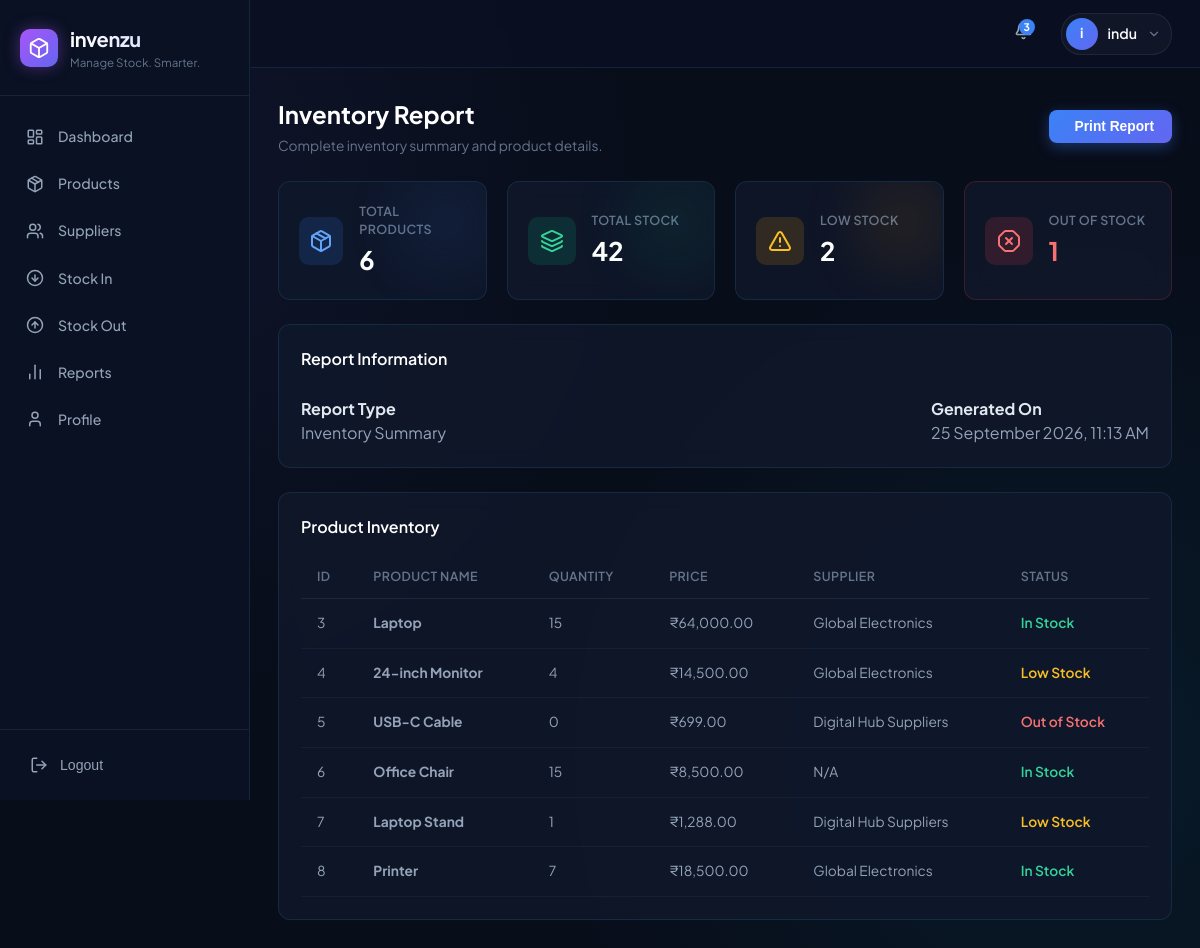
The page /generate_report (signed in) on the database its author committed.
### tables this page shows
CREATE TABLE products (
            id INTEGER PRIMARY KEY AUTOINCREMENT,
            name TEXT NOT NULL,
            category TEXT NOT NULL,
            brand TEXT NOT NULL,
            quantity INTEGER NOT NULL DEFAULT 0,
            price REAL NOT NULL DEFAULT 0.0,
            supplier_id INTEGER,
            status TEXT NOT NULL DEFAULT 'In Stock',
            created_at TIMESTAMP DEFAULT CURRENT_TIMESTAMP, user_id INTEGER,
            FOREIGN KEY (supplier_id)
                REFERENCES suppliers(id)
                ON DELETE SET NULL
        );

CREATE TABLE suppliers (
            id INTEGER PRIMARY KEY AUTOINCREMENT,
            name TEXT NOT NULL,
            phone TEXT NOT NULL,
            email TEXT NOT NULL,
            address TEXT NOT NULL,
            created_at TIMESTAMP DEFAULT CURRENT_TIMESTAMP
        , user_id INTEGER);

### app.py (the view)
@app.route('/generate_report')
@login_required
def generate_report():
    db = get_db()
    products = db.execute(
        """
        SELECT
            products.id,
            products.name,
            products.quantity,
            products.price,
            suppliers.name AS supplier_name
        FROM products
        LEFT JOIN suppliers
        ON products.supplier_id = suppliers.id
        AND suppliers.user_id = products.user_id
        WHERE products.user_id = ?
        ORDER BY products.id
        """, (session['user_id'],)
    ).fetchall()
    total_products = db.execute(
        "SELECT COUNT(*) AS count FROM products WHERE user_id = ?",
        (session['user_id'],)
    ).fetchone()['count']
    total_stock = db.execute(
        "SELECT COALESCE(SUM(quantity), 0) AS total FROM products WHERE user_id = ?",
        (session['user_id'],)
    ).fetchone()['total']
    low_stock = db.execute(
        """
        SELECT COUNT(*) AS count
        FROM products
        WHERE user_id = ?
        AND quantity > 0 AND quantity <= 5
        """,
        (session['user_id'],)
    ).fetchone()['count']
    out_of_stock = db.execute(
        """
        SELECT COUNT(*) AS count
        FROM products
        WHERE user_id = ?
        AND quantity = 0
        """,
        (session['user_id'],)
    ).fetchone()['count']
    generated_date = datetime.now().strftime('%d %B %Y, %I:%M %p')
    db.close()
    return render_template(
        'inventory_report.html',
        products=products,
        total_products=total_products,
        total_stock=total_stock,
        low_stock=low_stock,
        out_of_stock=out_of_stock,
        generated_date=generated_date
    )

### app.py (called while the page is built)
def get_db():
    conn = sqlite3.connect(DB_PATH)
    conn.row_factory = sqlite3.Row
    return conn

def login_required(f):
    @wraps(f)
    def decorated_function(*args, **kwargs):
        if 'user_id' not in session:
            return redirect(url_for('login'))
        return f(*args, **kwargs)
    return decorated_function

@app.context_processor
def inject_user():
    db = get_db()
    low_stock_notifications = db.execute("""
        SELECT id, name, quantity
        FROM products
        WHERE user_id = ?
        AND quantity <= 5
        ORDER BY quantity ASC, name ASC
    """, (session.get('user_id', 0),)).fetchall()
    db.close()
    return {
         'current_user': session.get('username'),
         'current_user_name': session.get('username'),
         'current_user_email': session.get('email'),
         'unread_notifications': len(low_stock_notifications),
         'low_stock_notifications': low_stock_notifications
        }

### templates/inventory_report.html (shortened to what this page needs)
{% extends "base.html" %}
{% block content %}
<div class="page-header">
    <div>
        <h1>Inventory Report</h1>
        <p>Complete inventory summary and product details.</p>
    </div>
    <button class="btn btn-primary" onclick="window.print()">
         Print Report
    </button>
</div>
<div class="stats-grid" style="grid-template-columns: repeat(4, 1fr); margin-bottom: 24px;">
    <div class="stat-card stat-blue">
        <div class="stat-icon">
            <i data-lucide="package"></i>
        </div>
        <div class="stat-info">
            <p>Total Products</p>
            <h3>{{ total_products }}</h3>
        </div>
    </div>
    <div class="stat-card stat-green">
        <div class="stat-icon">
            <i data-lucide="layers"></i>
        </div>
        <div class="stat-info">
            <p>Total Stock</p>
            <h3>{{ "{:,}".format(total_stock) }}</h3>
        </div>
    </div>
    <div class="stat-card stat-orange">
        <div class="stat-icon">
            <i data-lucide="alert-triangle"></i>
        </div>
        <div class="stat-info">
            <p>Low Stock</p>
            <h3>{{ low_stock }}</h3>
        </div>
    </div>
    <div class="stat-card"
         style="border-color: rgba(239, 68, 68, 0.2);">
        <div class="stat-icon"
             style="background: rgba(239, 68, 68, 0.15); color: #f87171;">
            <i data-lucide="x-octagon"></i>
        </div>
        <div class="stat-info">
            <p>Out of Stock</p>
            <h3 style="color: #f87171;">
                {{ out_of_stock }}
            </h3>
        </div>
    </div>
</div>
<div class="card" style="margin-bottom: 24px;">
    <div class="card-title">
        <span>Report Information</span>
    </div>
    <div style="
        display: flex;
        justify-content: space-between;
        gap: 20px;
        padding-top: 10px;
        color: #94a3b8;
    ">
        <div>
            <strong style="color: #e2e8f0;">
                Report Type
            </strong>
            <br>
            Inventory Summary
        </div>
        <div>
            <strong style="color: #e2e8f0;">
                Generated On
            </strong>
            <br>
            {{ generated_date }}
        </div>
    </div>
</div>
<div class="card">
    <div class="card-title">
        <span>Product Inventory</span>
    </div>
    <div style="overflow-x: auto;">
        <table class="data-table">
            <thead>
                <tr>
                    <th>ID</th>
                    <th>Product Name</th>
                    <th>Quantity</th>
                    <th>Price</th>
                    <th>Supplier</th>
                    <th>Status</th>
                </tr>
            </thead>
            <tbody>
                {% for product in products %}
                <tr>
                    <td>
                        {{ product['id'] }}
                    </td>
                    <td>
                        <strong>
                            {{ product['name'] }}
                        </strong>
                    </td>
                    <td>
                        {{ product['quantity'] }}
                    </td>
                    <td>
                        ₹{{ "{:,.2f}".format(product['price']) }}
                    </td>
                    <td>
                        {{ product['supplier_name'] or 'N/A' }}
                    </td>
                    <td>
                        {% if product['quantity'] == 0 %}
                            <span style="
                                color: #f87171;
                                font-weight: 600;
                            ">
                                Out of Stock
                            </span>
                        {% elif product['quantity'] <= 5 %}
                            <span style="
                                color: #fbbf24;
                                font-weight: 600;
                            ">
                                Low Stock
                            </span>
                        {% else %}
                            <span style="
                                color: #34d399;
                                font-weight: 600;
                            ">
                                In Stock
                            </span>
                        {% endif %}
                    </td>
                </tr>
                {% endfor %}
            </tbody>
        </table>
    </div>
</div>
{% endblock %}

### static/css/style.css (style rules this page uses)
:root { --bg-main: #080d1a; --bg-card: rgba(16, 24, 43, 0.85); --bg-card-hover: rgba(22, 33, 58, 0.95); --bg-sidebar: #0a1122; --border-color: rgba(56, 189, 248, 0.12); --border-subtle: rgba(255, 255, 255, 0.07); --text-primary: #f8fafc; --text-secondary: #94a3b8; --text-muted: #64748b; --accent-cyan: #06b6d4; --accent-purple: #8b5cf6; --accent-blue: #3b82f6; --accent-green: #10b981; --accent-yellow: #f59e0b; --accent-red: #ef4444; --font-family: 'Plus Jakarta Sans', system-ui, -apple-system, sans-serif; }
* { margin: 0; padding: 0; box-sizing: border-box; }
body { font-family: var(--font-family); background-color: var(--bg-main); color: var(--text-primary); min-height: 100vh; line-height: 1.5; background-image: radial-gradient(circle at 10% 20%, rgba(99, 102, 241, 0.08) 0%, transparent 40%), radial-gradient(circle at 90% 80%, rgba(6, 182, 212, 0.08) 0%, transparent 40%); background-attachment: fixed; }
.page-header { display: flex; align-items: center; justify-content: space-between; margin-bottom: 24px; }
.page-header h1 { font-size: 1.5rem; font-weight: 700; color: #fff; }
.page-header p { font-size: 0.86rem; color: var(--text-muted); margin-top: 4px; }
.btn { display: inline-flex; align-items: center; justify-content: center; gap: 8px; padding: 9px 18px; border-radius: 8px; font-size: 0.86rem; font-weight: 600; text-decoration: none; cursor: pointer; border: none; transition: all 0.2s ease; }
.btn-primary { background: linear-gradient(135deg, #3b82f6 0%, #6366f1 100%); color: #fff; box-shadow: 0 4px 14px rgba(59, 130, 246, 0.35); }
.stats-grid { display: grid; grid-template-columns: repeat(5, minmax(0, 1fr)); gap: 20px; margin-bottom: 24px; align-items: stretch; }
.stat-card { background: var(--bg-card); border: 1px solid var(--border-color); border-radius: 12px; padding: 20px; display: flex; align-items: center; gap: 16px; backdrop-filter: blur(10px); position: relative; overflow: hidden; }
.stat-card::after { content: ''; position: absolute; top: 0; right: 0; width: 80px; height: 80px; border-radius: 50%; filter: blur(35px); opacity: 0.15; }
.stat-blue::after { background: #3b82f6; }
.stat-green::after { background: #10b981; }
.stat-orange::after { background: #f59e0b; }
.stat-icon { width: 48px; height: 48px; border-radius: 10px; display: flex; align-items: center; justify-content: center; }
.stat-blue .stat-icon { background: rgba(59, 130, 246, 0.15); color: #60a5fa; }
.stat-green .stat-icon { background: rgba(16, 185, 129, 0.15); color: #34d399; }
.stat-orange .stat-icon { background: rgba(245, 158, 11, 0.15); color: #fbbf24; }
.stat-info p { font-size: 0.78rem; color: var(--text-muted); text-transform: uppercase; font-weight: 600; letter-spacing: 0.03em; }
.stat-info h3 { font-size: 1.6rem; font-weight: 700; color: #fff; margin-top: 2px; }
.card { background: var(--bg-card); border: 1px solid var(--border-color); border-radius: 12px; padding: 22px; backdrop-filter: blur(10px); }
.card-title { font-size: 1rem; font-weight: 600; color: #fff; margin-bottom: 16px; display: flex; align-items: center; justify-content: space-between; }
table { width: 100%; border-collapse: collapse; text-align: left; font-size: 0.86rem; }
th { padding: 12px 16px; color: var(--text-muted); font-weight: 600; border-bottom: 1px solid var(--border-subtle); font-size: 0.78rem; text-transform: uppercase; letter-spacing: 0.03em; }
td { padding: 14px 16px; border-bottom: 1px solid rgba(255, 255, 255, 0.04); color: var(--text-secondary); }

### rows shown on the page
products: id "3", name "Laptop", quantity "15", price "64,000.00", name "Global Electronics", shows "In Stock"
products: id "4", name "24-inch Monitor", quantity "4", price "14,500.00", name "Global Electronics", shows "Low Stock"
products: id "5", name "USB-C Cable", quantity "0", price "699.00", name "Digital Hub Suppliers", shows "Out of Stock"
products: id "6", name "Office Chair", quantity "15", price "8,500.00", product "N/A", shows "In Stock"
products: id "7", name "Laptop Stand", quantity "1", price "1,288.00", name "Digital Hub Suppliers", shows "Low Stock"
products: id "8", name "Printer", quantity "7", price "18,500.00", name "Global Electronics", shows "In Stock"

### other values the page prints
{{ unread_notifications }} "3"
{{ current_user_name[0] if current_user_name else 'I' }} "i"
{{ current_user_name }} "indu"
{{ total_products }} "6"
{{ "{:,}".format(total_stock) }} "42"
{{ low_stock }} "2"
{{ out_of_stock }} "1"
